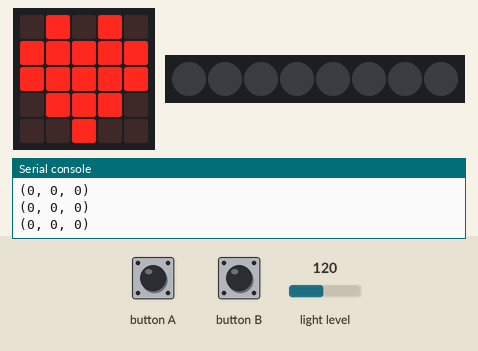
The program below on a simulated BBC micro:bit running MicroPython. Shown: the board's 5×5 LED display, 8 RGB LEDs in strip order, left to right, the last lines printed to the serial console. The test bench sets the inputs (shaded band); at power-on: light level 120.

Above: at 2.2 s.
2.3 s: button A pressed for 0.15 s
At 3.0 s:
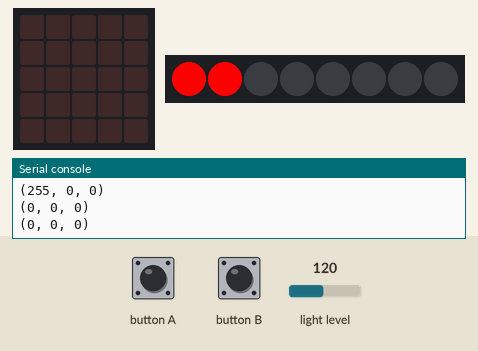
3.9 s: button B pressed for 0.15 s
At 5.1 s:
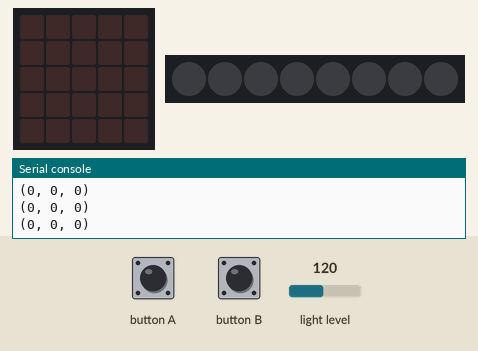
5.5 s: button A pressed for 1 s
At 7.1 s:
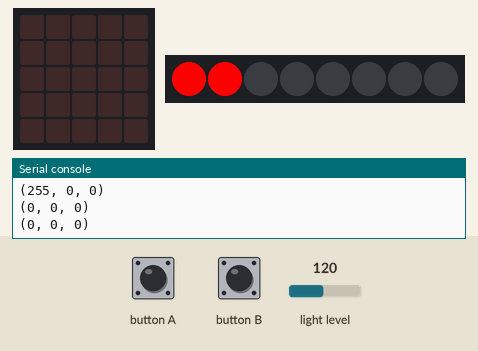
8.0 s: button B pressed for 1 s
At 8.3 s:
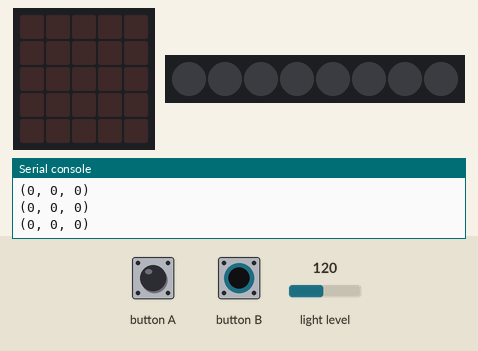
Timing chart, 0 to 11.0 s (numbered marks = the images above; inputs shaded):
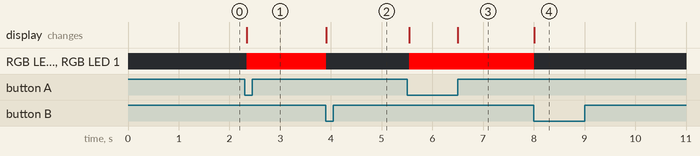

The program:

main.py
```python
"""
Created by: Sophie
Created on: Oct 2023
This module is a Micro:bit MicroPython program that detects amount of light
"""

from microbit import *
import neopixel

# variables
neopixel_strip = neopixel.NeoPixel(pin16, 8)
amount_of_light = 0

# setup
display.clear()
display.show(Image.HEART)
sleep(1000)

neopixel_strip[0] = (0, 0, 0)
neopixel_strip[1] = (0, 0, 0)
neopixel_strip[2] = (0, 0, 0)
neopixel_strip[3] = (0, 0, 0)
print(neopixel_strip[0])
print(neopixel_strip[1])
print(neopixel_strip[2])
print(neopixel_strip[3])
neopixel_strip.show()

# loop
while True:
    if button_a.is_pressed():
        display.clear()
        amount_of_light = display.read_light_level()

        # amount of light <= 51
        if amount_of_light <= 51:
            neopixel_strip[0] = (0, 0, 0)
            neopixel_strip[1] = (0, 0, 0)
            neopixel_strip[2] = (0, 0, 0)
            neopixel_strip[3] = (0, 0, 0)
            print(neopixel_strip[0])
            print(neopixel_strip[1])
            print(neopixel_strip[2])
            print(neopixel_strip[3])
            neopixel_strip.show()

        # amount of light >= 52
        if amount_of_light >= 52:
            neopixel_strip[0] = (255, 0, 0)
            neopixel_strip[1] = (0, 0, 0)
            neopixel_strip[2] = (0, 0, 0)
            neopixel_strip[3] = (0, 0, 0)
            print(neopixel_strip[0])
            print(neopixel_strip[1])
            print(neopixel_strip[2])
            print(neopixel_strip[3])
            neopixel_strip.show()

        # amount of light > 104
        if amount_of_light > 104:
            neopixel_strip[0] = (255, 0, 0)
            neopixel_strip[1] = (255, 0, 0)
            neopixel_strip[2] = (0, 0, 0)
            neopixel_strip[3] = (0, 0, 0)
            print(neopixel_strip[0])
            print(neopixel_strip[1])
            print(neopixel_strip[2])
            print(neopixel_strip[3])
            neopixel_strip.show()

        # amount of light > 156
        if amount_of_light > 156:
            neopixel_strip[0] = (255, 0, 0)
            neopixel_strip[1] = (255, 0, 0)
            neopixel_strip[2] = (255, 0, 0)
            neopixel_strip[3] = (0, 0, 0)
            print(neopixel_strip[0])
            print(neopixel_strip[1])
            print(neopixel_strip[2])
            print(neopixel_strip[3])
            neopixel_strip.show()

        # amount of light > 208
        if amount_of_light > 208:
            neopixel_strip[0] = (255, 0, 0)
            neopixel_strip[1] = (255, 0, 0)
            neopixel_strip[2] = (255, 0, 0)
            neopixel_strip[3] = (255, 0, 0)
            print(neopixel_strip[0])
            print(neopixel_strip[1])
            print(neopixel_strip[2])
            print(neopixel_strip[3])
            neopixel_strip.show()

    # reset screen
    if button_b.is_pressed():
        display.clear()
        neopixel_strip[0] = (0, 0, 0)
        neopixel_strip[1] = (0, 0, 0)
        neopixel_strip[2] = (0, 0, 0)
        neopixel_strip[3] = (0, 0, 0)
        print(neopixel_strip[0])
        print(neopixel_strip[1])
        print(neopixel_strip[2])
        print(neopixel_strip[3])
        neopixel_strip.show()
```

Measured:
- after the input at 2.3 s, RGB LED 0, RGB LED 1: off → RGB(255, 0, 0) at once; the display: changes at once (image 1)
- after the input at 3.9 s, RGB LED 0, RGB LED 1: RGB(255, 0, 0) → off at once
- after the input at 5.5 s, RGB LED 0, RGB LED 1: off → RGB(255, 0, 0) at once
- after the input at 8.0 s, RGB LED 0, RGB LED 1: RGB(255, 0, 0) → off at once
